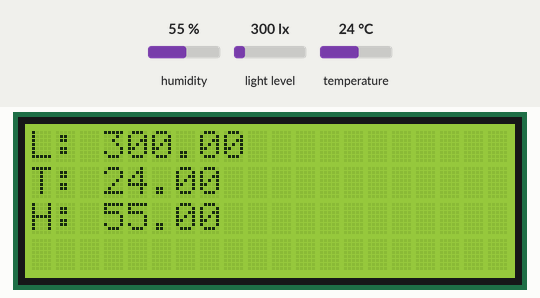
A sketch run on a simulated ESP32. Shown: 20×4 character LCD. The inputs (shaded band) are chosen by the test bench; at power-on: humidity 55 %, light level 300 lx, temperature 24 °C. WiFi joins after 1.5 s; servers stay silent unless stated; what the sketch prints to the serial monitor is not drawn.

Above: at 3.1 s.
3.2 s: humidity set to 22 %
At 5.2 s:
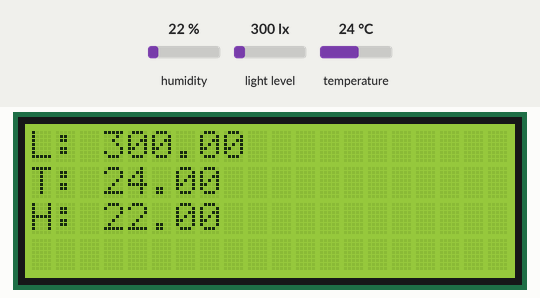
5.6 s: light level set to 40 lx
At 7.1 s:
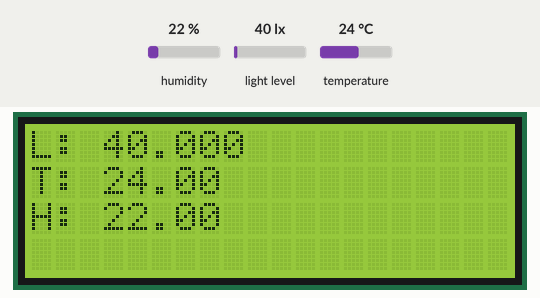
7.7 s: temperature set to 12 °C
At 9.0 s:
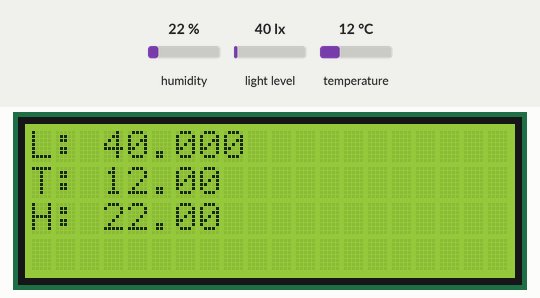
9.8 s: humidity set to 40 %
At 10.8 s:
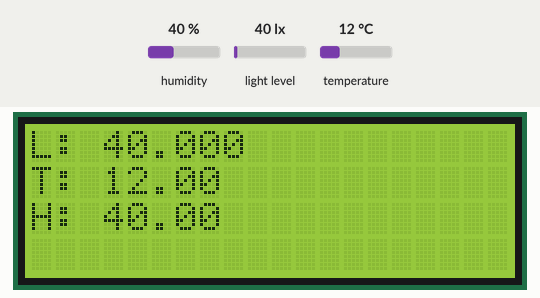
11.9 s: light level set to 500 lx
At 13.9 s:
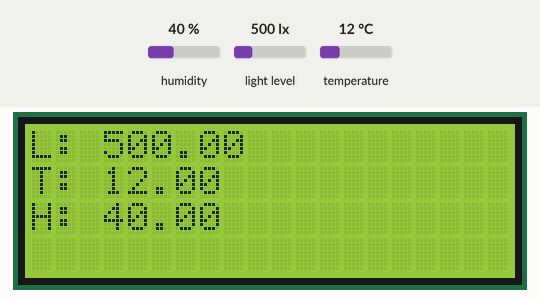
Timing chart, 0 to 15.0 s (numbered marks = the images above; inputs shaded):
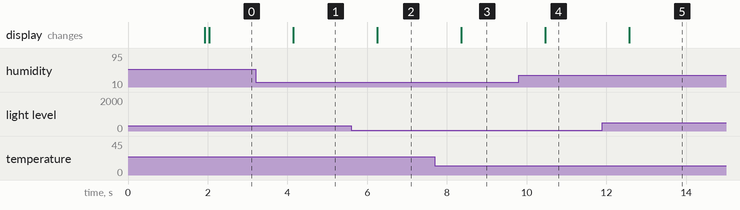

Measured:
- after the input at 3.2 s, the display: changes after 0.95 s (image 1)
- after the input at 5.6 s, the display: changes after 0.65 s (image 2)
- after the input at 7.7 s, the display: changes after 0.66 s (image 3)
- after the input at 9.8 s, the display: changes after 0.67 s (image 4)
- after the input at 11.9 s, the display: changes after 0.68 s (image 5)

The sketch:

IoT_Landscape.ino
```cpp
#include <SPI.h>
#include <BH1750.h>
#include <math.h>
#include <Wire.h>
#include "SHT31.h"
#include <WiFi.h>
#include <WiFiClient.h>
#include <BlynkSimpleEsp32.h>
#include <LiquidCrystal_I2C.h>
LiquidCrystal_I2C lcd(0x27, 20, 4);
BlynkTimer timer;

#define BLYNK_TEMPLATE_ID " .....  "
#define BLYNK_DEVICE_NAME " ...  "
#define BLYNK_AUTH_TOKEN " ...  "
#define BLYNK_PRINT Serial

#define S1 32
#define S2 35
#define S3 34

#define R1 15
#define R2 2
#define R3 4

char auth[] = " ....  ";
char ssid[] = " ...  ";
char pass[] = " ...  ";

BH1750 lightMeter;
float humidity,temperature,light;
SHT31 sht;

BLYNK_CONNECTED(){
  Blynk.syncAll();
}

void myTimer() {
  Blynk.virtualWrite(V1, humidity);
  Blynk.virtualWrite(V0, temperature);
  Blynk.virtualWrite(V5, light);
}
BLYNK_WRITE(V2){
  int pinValue = param.asInt();
  if (pinValue==0){
    digitalWrite(R1,HIGH);
  }
  if (pinValue==1){
    digitalWrite(R1,LOW);
  }
}
BLYNK_WRITE(V3){
  int pinValue = param.asInt();
  if (pinValue==0){
    digitalWrite(R2,HIGH);
  }
  if (pinValue==1){
    digitalWrite(R2,LOW);
  }
}
BLYNK_WRITE(V4){
  int pinValue = param.asInt();
  if (pinValue==0){
    digitalWrite(R3,HIGH);
  }
  if (pinValue==1){
    digitalWrite(R3,LOW);
  }
}
/*
void with_internet (){
  if(digitalRead(S1)==LOW){
    digitalWrite(R1,LOW);
    Blynk.virtualWrite(V2,0);
  }
  if(digitalRead(S1)==HIGH){
    digitalWrite(R1,HIGH);
    Blynk.virtualWrite(V2,1);
  }
  if(digitalRead(S2)==LOW){
    digitalWrite(R2,LOW);
    Blynk.virtualWrite(V3,0);
  }
  if(digitalRead(S2)==HIGH){
    digitalWrite(R2,HIGH);
    Blynk.virtualWrite(V3,1);
  }
  if(digitalRead(S3)==LOW){
    digitalWrite(R3,LOW);
    Blynk.virtualWrite(V4,0);
  }
  if(digitalRead(S3)==HIGH){
    digitalWrite(R3,HIGH);
    Blynk.virtualWrite(V4,1);
  }
}
void without_internet()
{
  digitalWrite(R1, digitalRead(S1));
  digitalWrite(R2, digitalRead(S2));
  digitalWrite(R3, digitalRead(S3));
}
*/
void setup() {
  Serial.begin(9600);
  Blynk.begin(auth, ssid, pass);
  while (!Serial);
  Wire.begin();
  lightMeter.begin();
  sht.begin(0x44);    //Sensor I2C Address
  Wire.setClock(100000);
  uint16_t stat = sht.readStatus();
  timer.setInterval(1000L, myTimer);

  lcd.init();                      // initialize the lcd
  lcd.init();
    // Print a message to the LCD.
  lcd.backlight();

  pinMode(S1, INPUT);
  pinMode(R1, OUTPUT);
  digitalWrite(R1,LOW);

  pinMode(S2, INPUT);
  pinMode(R2, OUTPUT);
  digitalWrite(R2,HIGH);

  pinMode(S3, INPUT);
  pinMode(R3, OUTPUT);
  digitalWrite(R3,HIGH);
}

void loop() {
  light = lightMeter.readLightLevel();
  sht.read();
  humidity=sht.getHumidity();
  temperature=sht.getTemperature();
  myTimer();

  Serial.print(light);
  Serial.print("--");
  lcd.setCursor(0, 0);
  lcd.print("L:");
  lcd.setCursor(3, 0);
  lcd.print(light);

  Serial.print(temperature);
  Serial.print("--");
  lcd.setCursor(0, 1);
  lcd.print("T:");
  lcd.setCursor(3, 1);
  lcd.print(temperature);

  Serial.print(humidity);
  Serial.print("--");
  lcd.setCursor(0, 2);
  lcd.print("H:");
  lcd.setCursor(3, 2);
  lcd.print(humidity);

  delay(2000);
  Blynk.run();
  timer.run();
}
```
